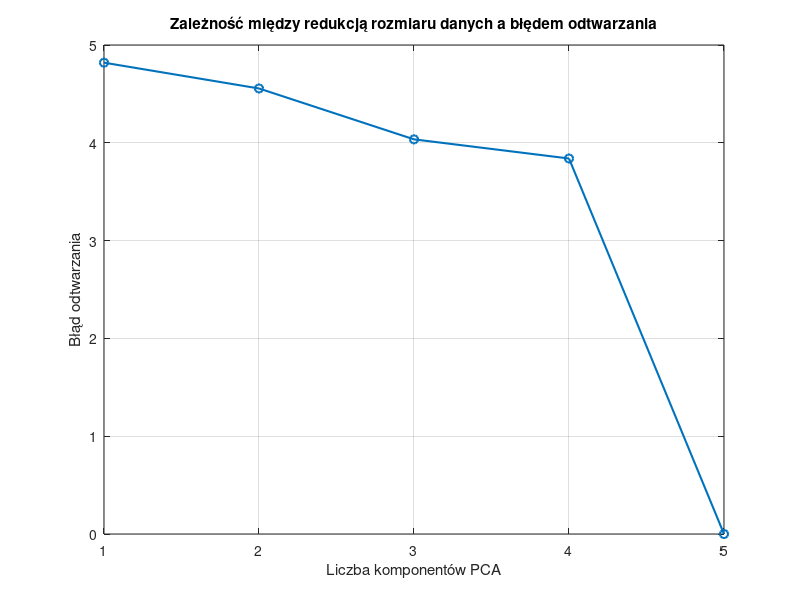

Write MATLAB code to recreate this figure.
clear all
close all
clc

% Przykładowe dane
data = 3 + 0.7 * randn(50, 5);

% Maksymalna liczba komponentów PCA
max_components = size(data, 2);

% Przeprowadzenie analizy dla różnej liczby komponentów
num_components_values = 1:max_components;

reconstruction_errors = zeros(size(num_components_values));

for i = 1:length(num_components_values)
    % PCA
    [coeff, score, latent, tsquared, explained, mu] = pca(data, 'NumComponents', num_components_values(i));
    
    % Odtworzenie danych zredukowanych
    data_pca = score * coeff' + mu;
    
    % Błąd odtwarzania
    reconstruction_errors(i) = norm(data - data_pca);
end

% Wykres zależności
figure;
plot(num_components_values, reconstruction_errors, 'o-', 'LineWidth', 1.5);
grid on;
xlabel('Liczba komponentów PCA');
ylabel('Błąd odtwarzania');
title('Zależność między redukcją rozmiaru danych a błędem odtwarzania');
